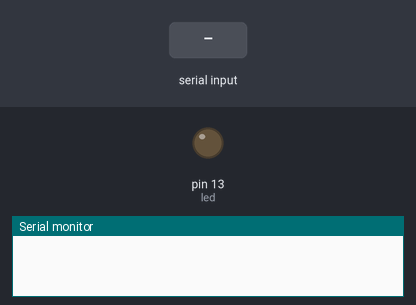
A sketch run on a simulated Arduino Uno, built with avr-gcc and run on an emulated ATmega328P. Parts: output pins drawn as LEDs (lit = HIGH), the last lines printed to the serial monitor. The test bench sets the inputs (shaded band).

Above: at 1.2 s.
1.3 s: "A" received over Serial
At 1.7 s:
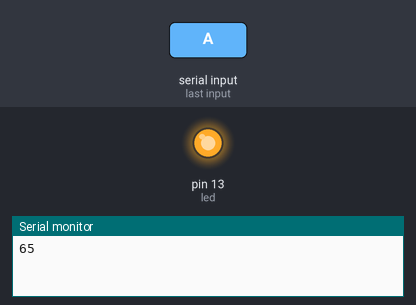
2.8 s: "B" received over Serial
At 4.1 s:
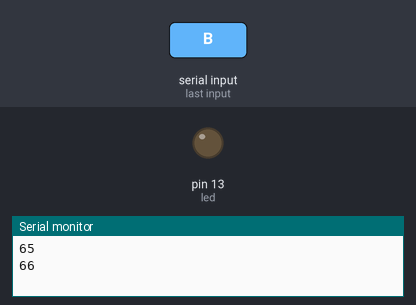
Timing chart, 0 to 5.8 s (numbered marks = the images above; inputs shaded):
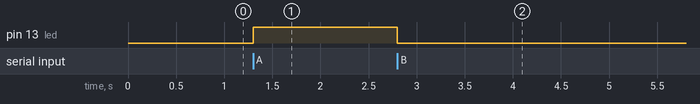

The sketch:

Slave_code.ino
```cpp
int led=13;
int x;
void setup()
{
  Serial.begin(38400);
  pinMode(led,OUTPUT);
}
void loop()
{
  if(Serial.available())
  {
    int x = Serial.read();
    Serial.println(x);

  if(x=='A')
 {
  digitalWrite(led,HIGH);
 }
else if(x=='B')
{
  digitalWrite(led,LOW);
}
}
}
//FCA8:9A:31F4
//98D3:71:F5D007
```

Measured:
- after the input at 1.3 s, pin 13 (led): LOW → HIGH at once
- after the input at 2.8 s, pin 13 (led): HIGH → LOW at once
